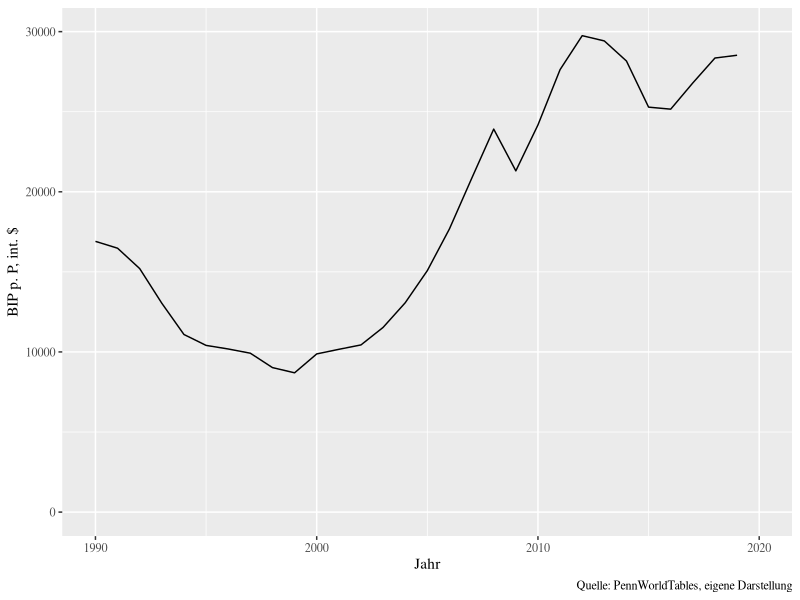
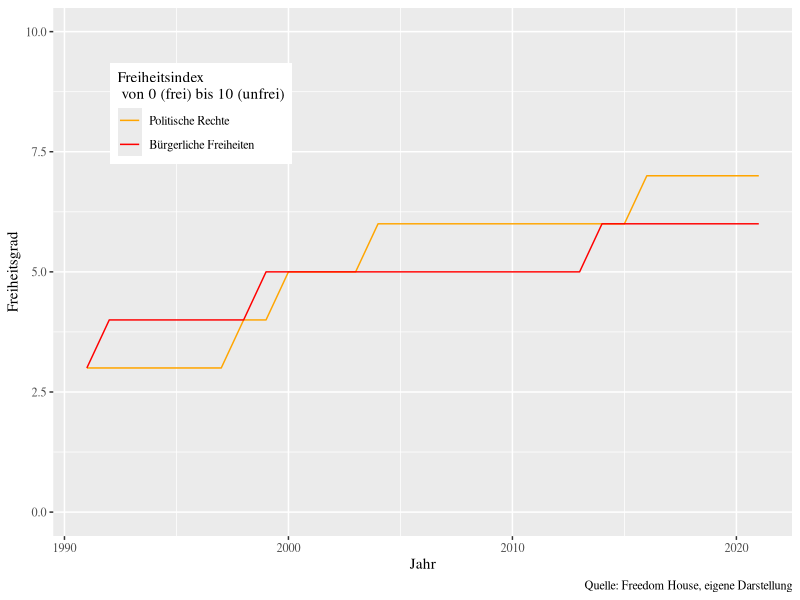

Reproduce these figures in R, in order.
## ---- chunk 1
#| echo: false
#| output: false

library(tidyverse)
library(patchwork)

gdp = read.csv("plot/gdp.csv")
freedom = read_csv("plot/freedom.csv")

###

freedom_plot = ggplot(data=gdp, aes(x=Year,y=gdp)) +
  geom_line() +
  xlab("Jahr")+
  ylab("BIP p. P, int. $") +
  coord_cartesian(xlim = c(1990, 2020), ylim = c(0, 30000)) +
  labs(caption="Quelle: PennWorldTables, eigene Darstellung") +
  theme(text = element_text(family = "serif"))

###

gdp_plot = ggplot(data=freedom, aes(x=Year)) +
  geom_line(aes(y=PR, colour="Politische Rechte") )+
  geom_line(aes(y=CL, colour="Bürgerliche Freiheiten")) +
  scale_colour_manual("Freiheitsindex \n von 0 (frei) bis 10 (unfrei)",
                      breaks = c("Politische Rechte", "Bürgerliche Freiheiten"),
                      values = c("orange", "red")
                      )+
  coord_cartesian(xlim = c(1991, 2021), ylim = c(0, 10)) +
  ylab("Freiheitsgrad")+
  xlab("Jahr")+
  labs(
    caption="Quelle: Freedom House, eigene Darstellung",) +
  theme(
    legend.position = c(.2, .8),
    legend.background = element_rect(fill = "white"),
    ) +
  theme(text = element_text(family = "serif"))

## ---- chunk 2
#| fig-cap: 
#|   - "BIP p. P in Russland"
#|   - "Freiheitsgrad in Russland"
#| echo: false
#| layout-ncol: 2
#| cap-location: top
#| fig-dpi: 300
#| fig-height: 5

freedom_plot
gdp_plot
